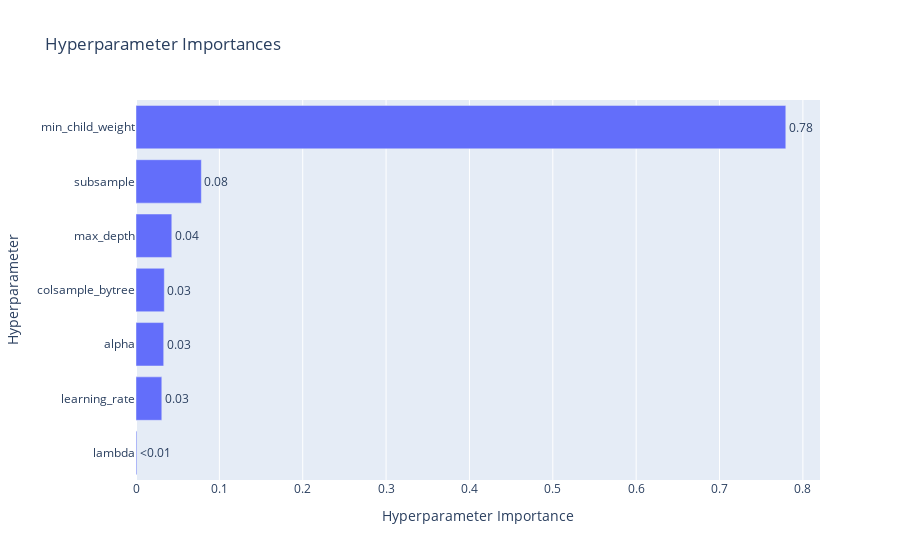

Notebook source saved alongside this figure:
### Code cell
optuna.visualization.plot_param_importances(study)

### Figure 1 — Plotly figure (JSON) as saved in the notebook; plotly's stock layout.template omitted (floating-point values rounded to 4 significant figures)
{"data": [{"cliponaxis": false, "hovertemplate": ["lambda (FloatDistribution): 0.0010205909099629076<extra></extra>", "learning_rate (CategoricalDistribution): 0.030953023938977177<extra></extra>", "alpha (FloatDistribution): 0.033234074051412224<extra></extra>", "colsample_bytree (CategoricalDistribution): 0.033956597562823376<extra></extra>", "max_depth (CategoricalDistribution): 0.04293337904840281<extra></extra>", "subsample (CategoricalDistribution): 0.07839895432591965<extra></extra>", "min_child_weight (FloatDistribution): 0.7795033801625019<extra></extra>"], "name": "Objective Value", "orientation": "h", "text": ["<0.01", "0.03", "0.03", "0.03", "0.04", "0.08", "0.78"], "textposition": "outside", "type": "bar", "x": [0.001021, 0.03095, 0.03323, 0.03396, 0.04293, 0.0784, 0.7795], "y": ["lambda", "learning_rate", "alpha", "colsample_bytree", "max_depth", "subsample", "min_child_weight"]}], "layout": {"title": {"text": "Hyperparameter Importances"}, "xaxis": {"title": {"text": "Hyperparameter Importance"}}, "yaxis": {"title": {"text": "Hyperparameter"}}}}
